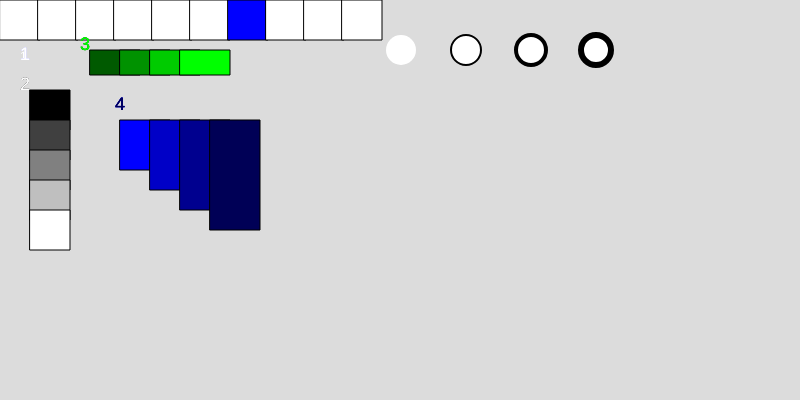
Frame 1 (no input)
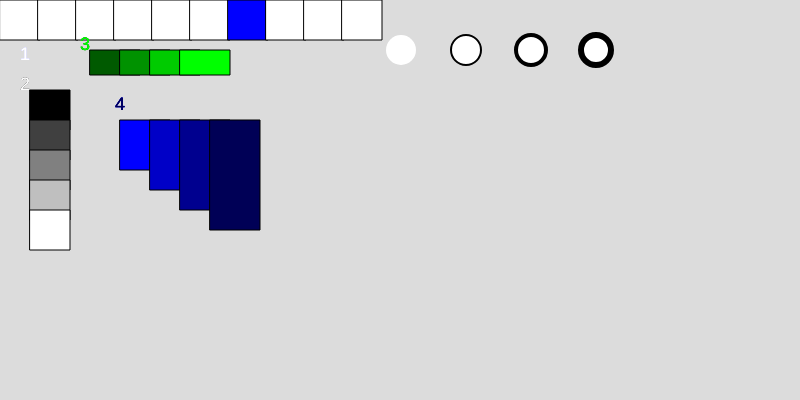
Frame 60 (no input)
Frame 120 (the mouse pressed at the canvas centre since frame 60): identical to frame 60, image omitted

The p5.js sketch that drew these frames (run headless with seeded random() and noise() and a simulated clock; from frame 60 on, the mouse is pressed at the canvas centre):

// p5.js sketch
// ── sketch.js
// opdracht 3
let rechtX = 90;
let rechtY = 30;

let hX = 30
let hY = 90
let rectSize = 10
let rectRadius = 30
// opdracht 4
// deze vab hoort bij opdracht 2

function setup() {
  createCanvas(800, 400);
}

function draw() {
  strokeWeight(1);
  background(220);
  // opdracht 1
  fill("white")
  for (let i = 0; i < 10; i++) {

    text("1", 20, 60)
    textSize(18)
    rect(i * 38, 0, 40, 40);

    if (i == 5) {
      fill("blue");
    }
    else {
      fill("white");
    }


  }
  // opdracht 2
  for (let r = 0; r < 5; r++) {
    fill((255 / 4) * r)
    text("2", 20, 90)

    rect(30, 90 + r * 30, 40, 40)
  }
  // opdracht 3
  for (let b = 0; b < 4; b++) {
    fill(0, (225 / 4) * b + 90, 0)
    text("3", 80, 50)

    rect(rechtX + b * rechtY, 50, 50, 25)
  }

  /// opdracht 4
  for (let h = 0; h < 4; h++) {
    fill(0, 0, 255 - (225 / 4 * h));
    text("4", 115, 110)

    rect(120 + h * hX, 120, 50, 50 + h * 20);
  }

  for (let c = 0; c < 4; c++) {
    strokeWeight(c * 2)
    fill(255, 255, 255);
    
    circle(401 + c * 65, 50, 30);
    
  }
}
